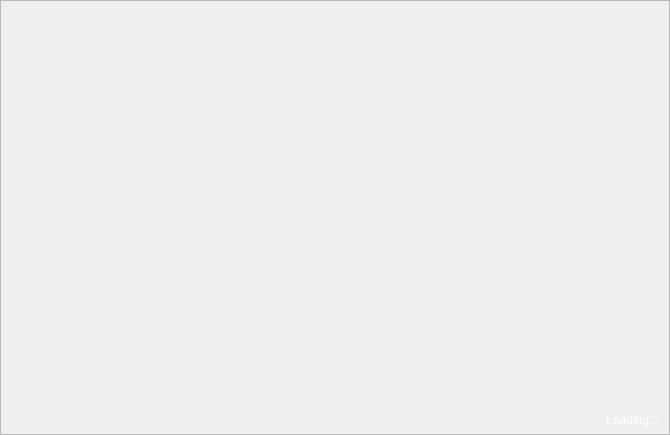
<?xml version="1.0" encoding="UTF-8"?>
<ui version="4.0">
 <class>WelcomeWindow</class>
 <widget class="QWidget" name="WelcomeWindow">
  <property name="geometry">
   <rect>
    <x>0</x>
    <y>0</y>
    <width>670</width>
    <height>435</height>
   </rect>
  </property>
  <property name="minimumSize">
   <size>
    <width>670</width>
    <height>430</height>
   </size>
  </property>
  <property name="maximumSize">
   <size>
    <width>670</width>
    <height>435</height>
   </size>
  </property>
  <property name="windowTitle">
   <string>Form</string>
  </property>
  <property name="windowIcon">
   <iconset resource="../Data/resources.qrc">
    <normaloff>:/icons_svg/Images/icons_svg/icon_logo.svg</normaloff>:/icons_svg/Images/icons_svg/icon_logo.svg</iconset>
  </property>
  <layout class="QVBoxLayout" name="verticalLayout">
   <property name="spacing">
    <number>0</number>
   </property>
   <property name="leftMargin">
    <number>0</number>
   </property>
   <property name="topMargin">
    <number>0</number>
   </property>
   <property name="rightMargin">
    <number>0</number>
   </property>
   <property name="bottomMargin">
    <number>0</number>
   </property>
   <item>
    <widget class="QWidget" name="widget" native="true">
     <layout class="QVBoxLayout" name="verticalLayout_2">
      <property name="spacing">
       <number>0</number>
      </property>
      <property name="leftMargin">
       <number>0</number>
      </property>
      <property name="topMargin">
       <number>0</number>
      </property>
      <property name="rightMargin">
       <number>0</number>
      </property>
      <property name="bottomMargin">
       <number>0</number>
      </property>
      <item>
       <widget class="QFrame" name="frame">
        <property name="styleSheet">
         <string notr="true">#frame {
	background-image: url(:/icons_png/Images/welcome_logo.png);
	background-position: center;
	background-repeat: no-repeat;
}</string>
        </property>
        <property name="frameShape">
         <enum>QFrame::StyledPanel</enum>
        </property>
        <property name="frameShadow">
         <enum>QFrame::Raised</enum>
        </property>
        <widget class="QLabel" name="label">
         <property name="geometry">
          <rect>
           <x>28</x>
           <y>410</y>
           <width>631</width>
           <height>20</height>
          </rect>
         </property>
         <property name="styleSheet">
          <string notr="true">color: rgb(255, 255, 255);</string>
         </property>
         <property name="text">
          <string>Loading...</string>
         </property>
         <property name="alignment">
          <set>Qt::AlignRight|Qt::AlignTrailing|Qt::AlignVCenter</set>
         </property>
        </widget>
       </widget>
      </item>
     </layout>
    </widget>
   </item>
  </layout>
 </widget>
 <resources>
  <include location="../Data/resources.qrc"/>
 </resources>
 <connections/>
</ui>
